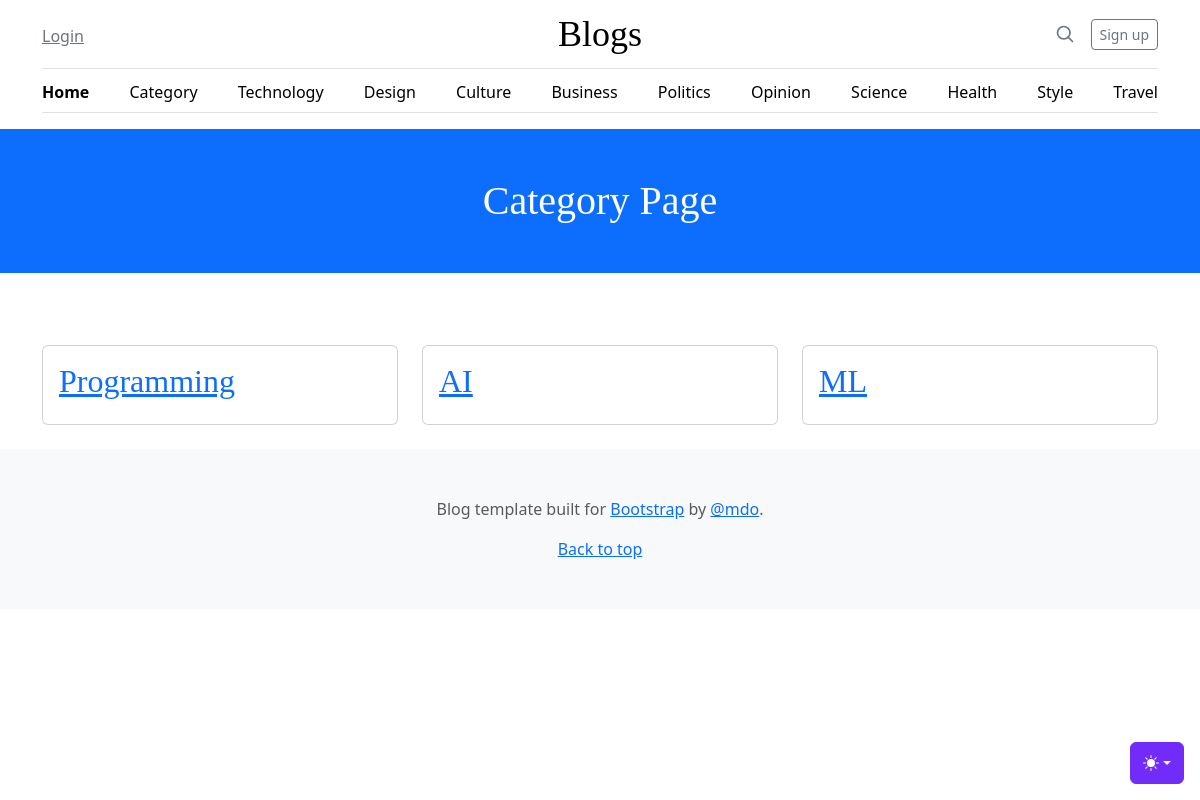
Page /category on the earlier database version.
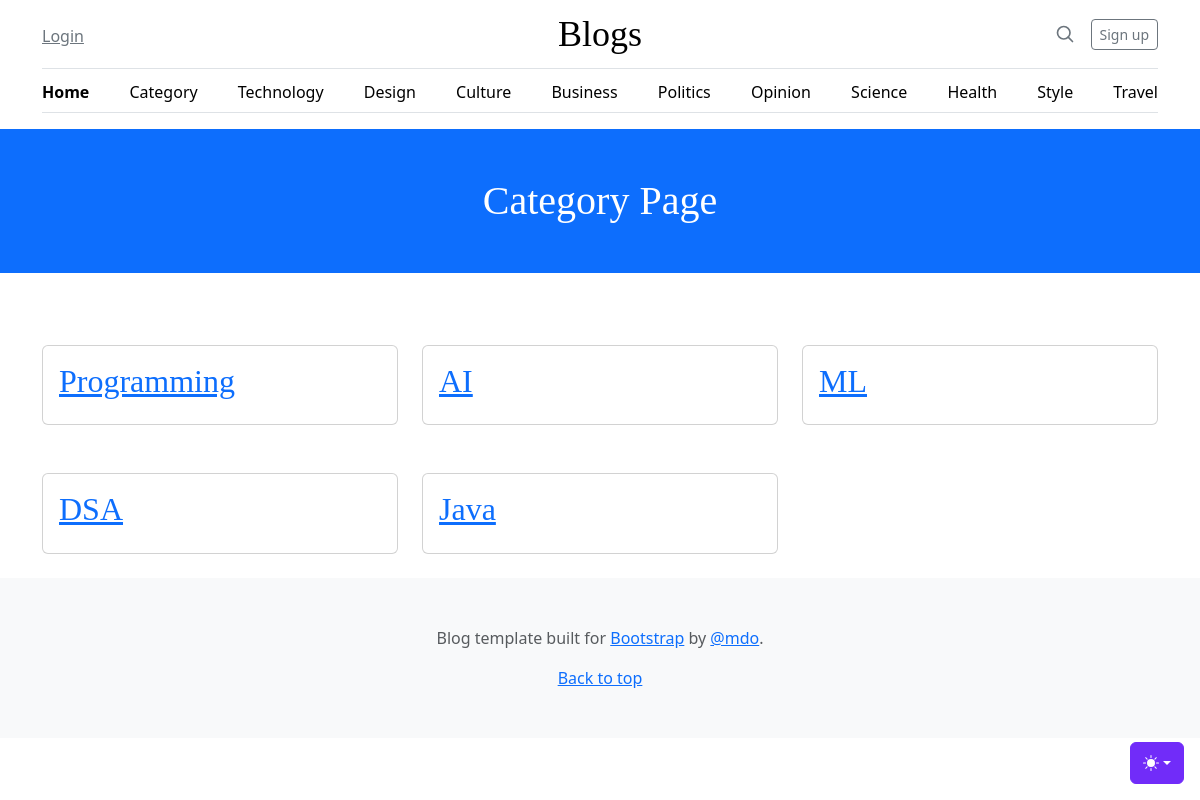
Same page on the later database version.
### core/models.py (models this page shows, shortened)
class Category(models.Model):
    name = models.CharField(max_length=255)
    date = models.DateTimeField(auto_now_add=True)

### core/views.py (the view)
# urls.py: path("category", views.category, name="category")
def category(request):
    category = Category.objects.all()
    context = {
        'category':category,
    }
    return render(request, 'category.html',context)

### template/category.html
{% extends "base.html" %}
{% block content %}
<h1 class="bg-primary p-5 text-center mb-5 text-white">Category Page</h1>
<div class="container">
    <div class="row">
        {% for i in category %}
        <div class="col-md-4 my-4">
            <div class="card cat">
                <div class="card-body">
                   <h2>
                        <a href="" class="cat-head">
                            {{i.name}}
                        </a>
                    </h2>
                </div>
            </div>
        </div>
        {% endfor %}
    </div>
</div>
{% endblock content %}

### template/base.html (shortened to what this page needs)
{% load static %}
<!doctype html>
<html lang="en" data-bs-theme="auto">
  <head><script src="{% static 'js/color-mode.js' %}"></script>
    <link rel="stylesheet" href="https://cdn.jsdelivr.net/npm/@docsearch/css@3">
<link href="{% static 'css/bootstrap.min.css' %}" rel="stylesheet">
    <link href="{% static 'css/blog.css' %}" rel="stylesheet">
  </head>
  <body>
    <div class="dropdown position-fixed bottom-0 end-0 mb-3 me-3 bd-mode-toggle">
      <button class="btn btn-bd-primary py-2 dropdown-toggle d-flex align-items-center"
              id="bd-theme"
              type="button"
              aria-expanded="false"
              data-bs-toggle="dropdown"
              aria-label="Toggle theme (auto)">
        <svg class="bi my-1 theme-icon-active" width="1em" height="1em"><use href="#circle-half"></use></svg>
      </button>
    </div>
<div class="container">
  <header class="border-bottom lh-1 py-3">
    <div class="row flex-nowrap justify-content-between align-items-center">
      <div class="col-4 pt-1">
        <a class="link-secondary" href="#">Login</a>
      </div>
      <div class="col-4 text-center">
        <a class="blog-header-logo text-body-emphasis text-decoration-none" href="#">Blogs</a>
      </div>
      <div class="col-4 d-flex justify-content-end align-items-center">
        <a class="link-secondary" href="#" aria-label="Search">
          <svg xmlns="http://www.w3.org/2000/svg" width="20" height="20" fill="none" stroke="currentColor" stroke-linecap="round" stroke-linejoin="round" stroke-width="2" class="mx-3" role="img" viewBox="0 0 24 24"><title>Search</title><circle cx="10.5" cy="10.5" r="7.5"/><path d="M21 21l-5.2-5.2"/></svg>
        </a>
        <a class="btn btn-sm btn-outline-secondary" href="#">Sign up</a>
      </div>
    </div>
  </header>
  <div class="nav-scroller py-1 mb-3 border-bottom">
    <nav class="nav nav-underline justify-content-between">
      <a class="nav-item nav-link link-body-emphasis active" href="{% url 'index' %}">Home</a>
      <a class="nav-item nav-link link-body-emphasis" href="{% url 'category' %}">Category</a>
      <a class="nav-item nav-link link-body-emphasis" href="#">Technology</a>
      <a class="nav-item nav-link link-body-emphasis" href="#">Design</a>
      <a class="nav-item nav-link link-body-emphasis" href="#">Culture</a>
      <a class="nav-item nav-link link-body-emphasis" href="#">Business</a>
      <a class="nav-item nav-link link-body-emphasis" href="#">Politics</a>
      <a class="nav-item nav-link link-body-emphasis" href="#">Opinion</a>
      <a class="nav-item nav-link link-body-emphasis" href="#">Science</a>
      <a class="nav-item nav-link link-body-emphasis" href="#">Health</a>
      <a class="nav-item nav-link link-body-emphasis" href="#">Style</a>
      <a class="nav-item nav-link link-body-emphasis" href="#">Travel</a>
    </nav>
  </div>
</div>
{% block content %}
{% endblock content %}
<footer class="py-5 text-center text-body-secondary bg-body-tertiary">
  <p>Blog template built for <a href="https://getbootstrap.com/">Bootstrap</a> by <a href="https://twitter.com/mdo">@mdo</a>.</p>
  <p class="mb-0">
    <a href="#">Back to top</a>
  </p>
</footer>
    </body>
</html>

### static/css/blog.css (style rules this page uses)
.blog-header-logo { font-family: "Playfair Display", Georgia, "Times New Roman", serif; font-size: 2.25rem; }
h1, h2, h3, h4, h5, h6 { font-family: "Playfair Display", Georgia, "Times New Roman", serif; }

### template/base.html (style rules this page uses)
.bi { vertical-align: -.125em; fill: currentColor; }
.nav-scroller { position: relative; z-index: 2; height: 2.75rem; overflow-y: hidden; }
.nav-scroller .nav { display: flex; flex-wrap: nowrap; padding-bottom: 1rem; margin-top: -1px; overflow-x: auto; text-align: center; white-space: nowrap; -webkit-overflow-scrolling: touch; }
.btn-bd-primary { --bd-violet-bg: #712cf9; --bd-violet-rgb: 112.520718, 44.062154, 249.437846; --bs-btn-font-weight: 600; --bs-btn-color: var(--bs-white); --bs-btn-bg: var(--bd-violet-bg); --bs-btn-border-color: var(--bd-violet-bg); --bs-btn-hover-color: var(--bs-white); --bs-btn-hover-bg: #6528e0; --bs-btn-hover-border-color: #6528e0; --bs-btn-focus-shadow-rgb: var(--bd-violet-rgb); --bs-btn-active-color: var(--bs-btn-hover-color); --bs-btn-active-bg: #5a23c8; --bs-btn-active-border-color: #5a23c8; }
.bd-mode-toggle { z-index: 1500; }

Differences in the rows shown:
added Category: name "DSA"
added Category: name "Java"
